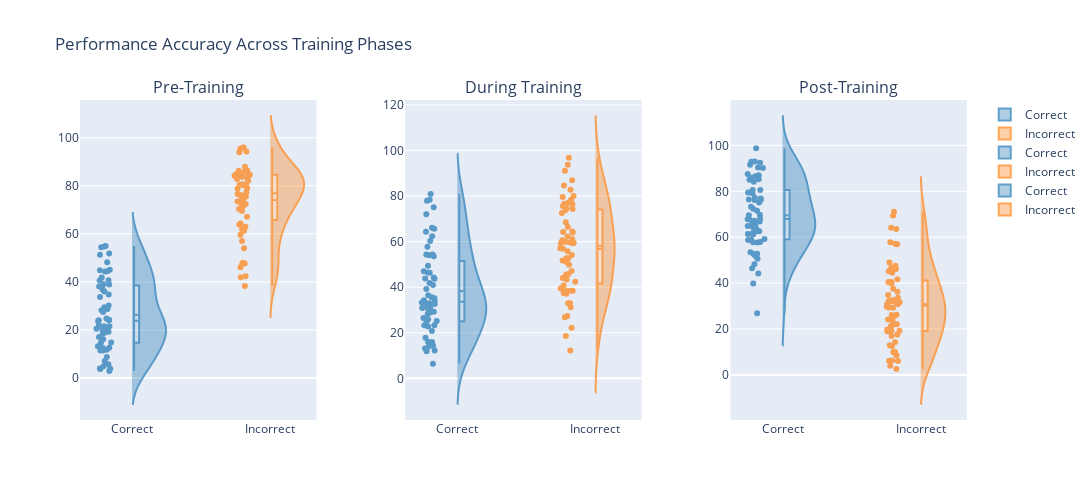
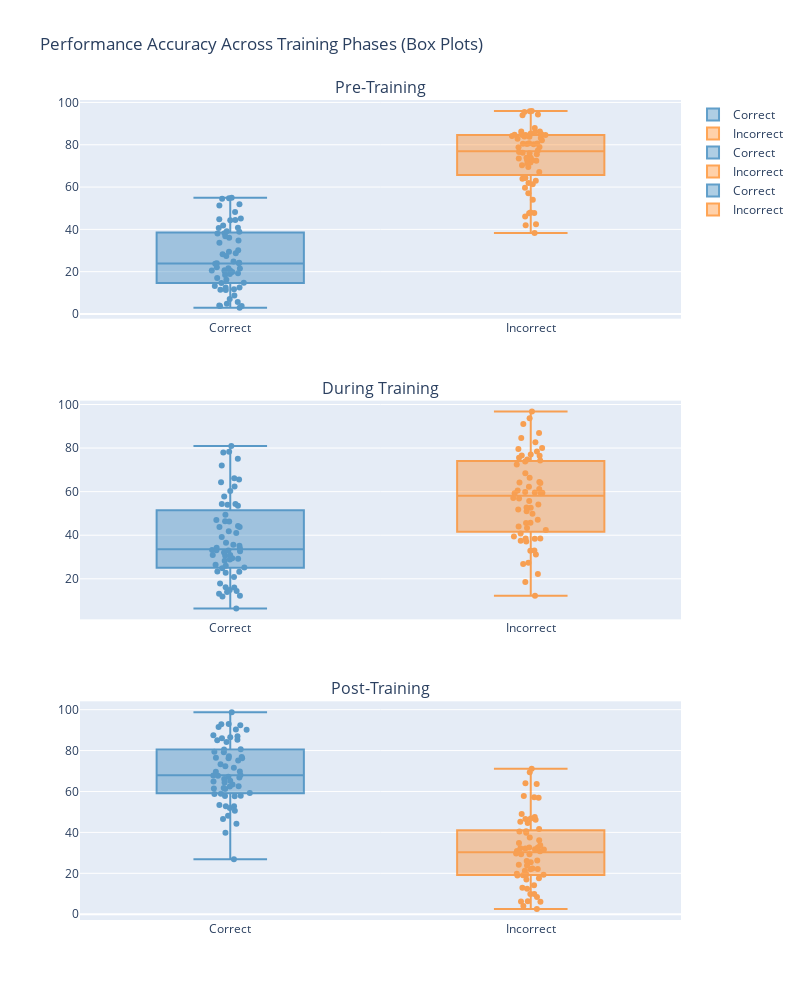

Write notebook code for charts like these, in order.
### Markdown cell above
## 5. Comparison Grid with `plot_comparison_distributions()`

Create side-by-side comparisons of distributions across multiple conditions in a grid layout.

### Code cell
# Simulate trial-by-trial variability for different experimental conditions
trial_data = {
    'Pre-Training': {
        'Correct': np.random.beta(2, 5, 60) * 100,
        'Incorrect': np.random.beta(5, 2, 60) * 100,
    },
    'During Training': {
        'Correct': np.random.beta(3, 4, 60) * 100,
        'Incorrect': np.random.beta(4, 3, 60) * 100,
    },
    'Post-Training': {
        'Correct': np.random.beta(5, 2, 60) * 100,
        'Incorrect': np.random.beta(2, 5, 60) * 100,
    },
}

# Create comparison grid with violin plots
fig = plot_comparison_distributions(
    trial_data,
    plot_type='violin',
    rows=1,
    cols=3,
    config=PlotConfig(
        title="Performance Accuracy Across Training Phases",
        ylabel="Accuracy (%)",
        figsize=(14, 5)
    ),
    showmeans=True,
    showbox=True,
    showpoints=True,
    backend='plotly'
)
fig.show()
print("✓ Comparison distributions grid created")

# Alternative: horizontal layout with box plots
fig = plot_comparison_distributions(
    trial_data,
    plot_type='box',
    rows=3,
    cols=1,
    config=PlotConfig(
        title="Performance Accuracy Across Training Phases (Box Plots)",
        xlabel="Accuracy (%)",
        figsize=(8, 10)
    ),
    backend='plotly'
)
fig.show()
print("✓ Alternative comparison distributions grid created")

### Figure 1 — Plotly figure (JSON) as saved in the notebook; plotly's stock layout.template omitted (floating-point values rounded to 4 significant figures)
{"data": [{"box": {"fillcolor": "rgba(255, 255, 255, 0.5)", "line": {"color": "#1f77b4", "width": 2}, "visible": true, "width": 0.3}, "jitter": 0.3, "marker": {"color": "#1f77b4"}, "meanline": {"color": "#1f77b4", "visible": true, "width": 2}, "name": "Correct", "opacity": 0.7, "pointpos": -0.8, "points": "all", "showlegend": true, "side": "positive", "type": "violin", "xaxis": "x", "y": [54.7, 30.13, 35.98, 38.13, 11.39, 34.72, 13.17, 54.93, 40.6, 18.9, 19.87, 22.07, 51.25, 11.39, 18.43, 3.969, 28.24, 11.71, 38.03, 27.45, 14.67, 16.14, 20.6, 12.55, 12.46, 20.7, 36.73, 28.66, 2.952, 54.45, 20.2, 23.99, 23.69, 38.86, 20.54, 51.86, 19.28, 4.864, 44.37, 48.17, 44.83, 24.0, 41.78, 21.57, 21.5, 3.811, 33.65, 39.15, 3.764, 44.41, 24.24, 5.67, 14.73, 29.39, 24.76, 17.01, 45.09, 7.067, 8.716, 40.71], "yaxis": "y"}, {"box": {"fillcolor": "rgba(255, 255, 255, 0.5)", "line": {"color": "#ff7f0e", "width": 2}, "visible": true, "width": 0.3}, "jitter": 0.3, "marker": {"color": "#ff7f0e"}, "meanline": {"color": "#ff7f0e", "visible": true, "width": 2}, "name": "Incorrect", "opacity": 0.7, "pointpos": -0.8, "points": "all", "showlegend": true, "side": "positive", "type": "violin", "xaxis": "x", "y": [72.45, 76.53, 41.96, 80.68, 54.05, 84.96, 67.12, 86.26, 80.38, 84.56, 78.97, 86.01, 61.33, 70.31, 85.28, 63.92, 95.83, 47.67, 87.96, 46.07, 77.26, 47.98, 84.62, 94.26, 84.15, 83.86, 95.47, 64.32, 82.86, 80.54, 95.99, 72.92, 73.88, 85.09, 83.75, 73.85, 47.7, 38.29, 80.47, 82.12, 84.7, 84.65, 71.59, 75.92, 86.24, 73.47, 61.92, 71.24, 69.47, 76.27, 72.68, 75.52, 42.38, 57.06, 62.99, 93.92, 78.78, 83.15, 80.24, 59.65], "yaxis": "y"}, {"box": {"fillcolor": "rgba(255, 255, 255, 0.5)", "line": {"color": "#1f77b4", "width": 2}, "visible": true, "width": 0.3}, "jitter": 0.3, "marker": {"color": "#1f77b4"}, "meanline": {"color": "#1f77b4", "visible": true, "width": 2}, "name": "Correct", "opacity": 0.7, "pointpos": -0.8, "points": "all", "showlegend": true, "side": "positive", "type": "violin", "xaxis": "x2", "y": [30.87, 35.63, 41.0, 23.33, 14.9, 33.01, 60.27, 39.21, 44.21, 33.26, 54.39, 80.91, 46.39, 35.19, 6.411, 36.51, 14.37, 26.45, 15.96, 13.94, 34.24, 17.82, 13.11, 32.66, 57.77, 54.04, 12.22, 25.15, 11.89, 25.98, 28.91, 54.32, 30.55, 33.93, 22.81, 16.12, 65.63, 62.36, 64.31, 53.58, 30.88, 20.83, 43.73, 46.97, 78.32, 77.93, 23.26, 41.87, 28.28, 66.1, 75.1, 32.07, 49.41, 46.3, 33.13, 43.82, 29.44, 24.9, 29.18, 72.05], "yaxis": "y2"}, {"box": {"fillcolor": "rgba(255, 255, 255, 0.5)", "line": {"color": "#ff7f0e", "width": 2}, "visible": true, "width": 0.3}, "jitter": 0.3, "marker": {"color": "#ff7f0e"}, "meanline": {"color": "#ff7f0e", "visible": true, "width": 2}, "name": "Incorrect", "opacity": 0.7, "pointpos": -0.8, "points": "all", "showlegend": true, "side": "positive", "type": "violin", "xaxis": "x2", "y": [56.82, 80.0, 96.74, 74.34, 62.27, 76.51, 64.23, 93.67, 51.76, 18.57, 79.55, 78.45, 64.38, 77.06, 37.5, 39.39, 12.21, 59.29, 59.8, 82.72, 61.17, 22.25, 54.1, 38.44, 59.52, 73.81, 59.23, 40.79, 42.37, 57.07, 32.9, 74.79, 76.62, 55.72, 26.78, 38.39, 72.5, 75.51, 86.88, 52.64, 64.02, 84.59, 59.65, 44.02, 52.73, 47.08, 32.94, 31.18, 51.04, 49.83, 60.54, 45.6, 91.05, 43.33, 66.43, 27.42, 38.47, 37.18, 45.71, 68.43], "yaxis": "y2"}, {"box": {"fillcolor": "rgba(255, 255, 255, 0.5)", "line": {"color": "#1f77b4", "width": 2}, "visible": true, "width": 0.3}, "jitter": 0.3, "marker": {"color": "#1f77b4"}, "meanline": {"color": "#1f77b4", "visible": true, "width": 2}, "name": "Correct", "opacity": 0.7, "pointpos": -0.8, "points": "all", "showlegend": true, "side": "positive", "type": "violin", "xaxis": "x3", "y": [66.85, 91.59, 62.38, 65.21, 76.22, 77.26, 26.91, 61.76, 85.98, 76.28, 52.82, 92.85, 75.15, 79.47, 85.32, 69.6, 73.29, 58.91, 86.53, 90.36, 52.79, 51.96, 67.64, 68.08, 79.14, 57.97, 72.4, 44.2, 85.06, 67.19, 46.53, 63.45, 90.17, 98.74, 87.53, 59.26, 57.76, 39.84, 76.9, 50.6, 93.05, 80.64, 57.72, 84.16, 71.56, 80.53, 61.4, 92.41, 64.87, 66.06, 64.45, 86.98, 69.75, 61.23, 58.82, 48.17, 53.43, 67.79, 62.56, 76.5], "yaxis": "y3"}, {"box": {"fillcolor": "rgba(255, 255, 255, 0.5)", "line": {"color": "#ff7f0e", "width": 2}, "visible": true, "width": 0.3}, "jitter": 0.3, "marker": {"color": "#ff7f0e"}, "meanline": {"color": "#ff7f0e", "visible": true, "width": 2}, "name": "Incorrect", "opacity": 0.7, "pointpos": -0.8, "points": "all", "showlegend": true, "side": "positive", "type": "violin", "xaxis": "x3", "y": [40.49, 32.58, 9.897, 41.69, 9.927, 21.21, 12.45, 22.13, 22.38, 69.45, 32.09, 4.018, 44.57, 16.93, 26.26, 12.9, 37.53, 57.21, 36.21, 33.66, 57.83, 39.85, 47.53, 63.64, 46.18, 45.17, 29.28, 30.88, 25.38, 6.311, 26.07, 29.67, 32.25, 29.32, 31.62, 46.59, 6.058, 31.82, 21.97, 34.81, 17.58, 18.92, 48.99, 8.455, 19.81, 24.17, 19.26, 71.07, 64.08, 14.22, 30.8, 32.66, 19.36, 46.82, 19.03, 6.22, 23.87, 40.52, 2.519, 56.89], "yaxis": "y3"}], "layout": {"annotations": [{"font": {"size": 16}, "showarrow": false, "text": "Pre-Training", "x": 0.1333, "xanchor": "center", "xref": "paper", "y": 1, "yanchor": "bottom", "yref": "paper"}, {"font": {"size": 16}, "showarrow": false, "text": "During Training", "x": 0.5, "xanchor": "center", "xref": "paper", "y": 1, "yanchor": "bottom", "yref": "paper"}, {"font": {"size": 16}, "showarrow": false, "text": "Post-Training", "x": 0.8667, "xanchor": "center", "xref": "paper", "y": 1, "yanchor": "bottom", "yref": "paper"}], "height": 500, "showlegend": true, "title": {"text": "Performance Accuracy Across Training Phases"}, "width": 1400, "xaxis": {"anchor": "y", "domain": [0, 0.2667]}, "xaxis2": {"anchor": "y2", "domain": [0.3667, 0.6333]}, "xaxis3": {"anchor": "y3", "domain": [0.7333, 1]}, "yaxis": {"anchor": "x", "domain": [0, 1]}, "yaxis2": {"anchor": "x2", "domain": [0, 1]}, "yaxis3": {"anchor": "x3", "domain": [0, 1]}}}

### Figure 2 — Plotly figure (JSON) as saved in the notebook; plotly's stock layout.template omitted (floating-point values rounded to 4 significant figures)
{"data": [{"boxpoints": "all", "jitter": 0.3, "marker": {"color": "#1f77b4"}, "name": "Correct", "notched": false, "opacity": 0.7, "pointpos": 0, "showlegend": true, "type": "box", "xaxis": "x", "y": [54.7, 30.13, 35.98, 38.13, 11.39, 34.72, 13.17, 54.93, 40.6, 18.9, 19.87, 22.07, 51.25, 11.39, 18.43, 3.969, 28.24, 11.71, 38.03, 27.45, 14.67, 16.14, 20.6, 12.55, 12.46, 20.7, 36.73, 28.66, 2.952, 54.45, 20.2, 23.99, 23.69, 38.86, 20.54, 51.86, 19.28, 4.864, 44.37, 48.17, 44.83, 24.0, 41.78, 21.57, 21.5, 3.811, 33.65, 39.15, 3.764, 44.41, 24.24, 5.67, 14.73, 29.39, 24.76, 17.01, 45.09, 7.067, 8.716, 40.71], "yaxis": "y"}, {"boxpoints": "all", "jitter": 0.3, "marker": {"color": "#ff7f0e"}, "name": "Incorrect", "notched": false, "opacity": 0.7, "pointpos": 0, "showlegend": true, "type": "box", "xaxis": "x", "y": [72.45, 76.53, 41.96, 80.68, 54.05, 84.96, 67.12, 86.26, 80.38, 84.56, 78.97, 86.01, 61.33, 70.31, 85.28, 63.92, 95.83, 47.67, 87.96, 46.07, 77.26, 47.98, 84.62, 94.26, 84.15, 83.86, 95.47, 64.32, 82.86, 80.54, 95.99, 72.92, 73.88, 85.09, 83.75, 73.85, 47.7, 38.29, 80.47, 82.12, 84.7, 84.65, 71.59, 75.92, 86.24, 73.47, 61.92, 71.24, 69.47, 76.27, 72.68, 75.52, 42.38, 57.06, 62.99, 93.92, 78.78, 83.15, 80.24, 59.65], "yaxis": "y"}, {"boxpoints": "all", "jitter": 0.3, "marker": {"color": "#1f77b4"}, "name": "Correct", "notched": false, "opacity": 0.7, "pointpos": 0, "showlegend": true, "type": "box", "xaxis": "x2", "y": [30.87, 35.63, 41.0, 23.33, 14.9, 33.01, 60.27, 39.21, 44.21, 33.26, 54.39, 80.91, 46.39, 35.19, 6.411, 36.51, 14.37, 26.45, 15.96, 13.94, 34.24, 17.82, 13.11, 32.66, 57.77, 54.04, 12.22, 25.15, 11.89, 25.98, 28.91, 54.32, 30.55, 33.93, 22.81, 16.12, 65.63, 62.36, 64.31, 53.58, 30.88, 20.83, 43.73, 46.97, 78.32, 77.93, 23.26, 41.87, 28.28, 66.1, 75.1, 32.07, 49.41, 46.3, 33.13, 43.82, 29.44, 24.9, 29.18, 72.05], "yaxis": "y2"}, {"boxpoints": "all", "jitter": 0.3, "marker": {"color": "#ff7f0e"}, "name": "Incorrect", "notched": false, "opacity": 0.7, "pointpos": 0, "showlegend": true, "type": "box", "xaxis": "x2", "y": [56.82, 80.0, 96.74, 74.34, 62.27, 76.51, 64.23, 93.67, 51.76, 18.57, 79.55, 78.45, 64.38, 77.06, 37.5, 39.39, 12.21, 59.29, 59.8, 82.72, 61.17, 22.25, 54.1, 38.44, 59.52, 73.81, 59.23, 40.79, 42.37, 57.07, 32.9, 74.79, 76.62, 55.72, 26.78, 38.39, 72.5, 75.51, 86.88, 52.64, 64.02, 84.59, 59.65, 44.02, 52.73, 47.08, 32.94, 31.18, 51.04, 49.83, 60.54, 45.6, 91.05, 43.33, 66.43, 27.42, 38.47, 37.18, 45.71, 68.43], "yaxis": "y2"}, {"boxpoints": "all", "jitter": 0.3, "marker": {"color": "#1f77b4"}, "name": "Correct", "notched": false, "opacity": 0.7, "pointpos": 0, "showlegend": true, "type": "box", "xaxis": "x3", "y": [66.85, 91.59, 62.38, 65.21, 76.22, 77.26, 26.91, 61.76, 85.98, 76.28, 52.82, 92.85, 75.15, 79.47, 85.32, 69.6, 73.29, 58.91, 86.53, 90.36, 52.79, 51.96, 67.64, 68.08, 79.14, 57.97, 72.4, 44.2, 85.06, 67.19, 46.53, 63.45, 90.17, 98.74, 87.53, 59.26, 57.76, 39.84, 76.9, 50.6, 93.05, 80.64, 57.72, 84.16, 71.56, 80.53, 61.4, 92.41, 64.87, 66.06, 64.45, 86.98, 69.75, 61.23, 58.82, 48.17, 53.43, 67.79, 62.56, 76.5], "yaxis": "y3"}, {"boxpoints": "all", "jitter": 0.3, "marker": {"color": "#ff7f0e"}, "name": "Incorrect", "notched": false, "opacity": 0.7, "pointpos": 0, "showlegend": true, "type": "box", "xaxis": "x3", "y": [40.49, 32.58, 9.897, 41.69, 9.927, 21.21, 12.45, 22.13, 22.38, 69.45, 32.09, 4.018, 44.57, 16.93, 26.26, 12.9, 37.53, 57.21, 36.21, 33.66, 57.83, 39.85, 47.53, 63.64, 46.18, 45.17, 29.28, 30.88, 25.38, 6.311, 26.07, 29.67, 32.25, 29.32, 31.62, 46.59, 6.058, 31.82, 21.97, 34.81, 17.58, 18.92, 48.99, 8.455, 19.81, 24.17, 19.26, 71.07, 64.08, 14.22, 30.8, 32.66, 19.36, 46.82, 19.03, 6.22, 23.87, 40.52, 2.519, 56.89], "yaxis": "y3"}], "layout": {"annotations": [{"font": {"size": 16}, "showarrow": false, "text": "Pre-Training", "x": 0.5, "xanchor": "center", "xref": "paper", "y": 1, "yanchor": "bottom", "yref": "paper"}, {"font": {"size": 16}, "showarrow": false, "text": "During Training", "x": 0.5, "xanchor": "center", "xref": "paper", "y": 0.6333, "yanchor": "bottom", "yref": "paper"}, {"font": {"size": 16}, "showarrow": false, "text": "Post-Training", "x": 0.5, "xanchor": "center", "xref": "paper", "y": 0.2667, "yanchor": "bottom", "yref": "paper"}], "height": 1000, "showlegend": true, "title": {"text": "Performance Accuracy Across Training Phases (Box Plots)"}, "width": 800, "xaxis": {"anchor": "y", "domain": [0, 1]}, "xaxis2": {"anchor": "y2", "domain": [0, 1]}, "xaxis3": {"anchor": "y3", "domain": [0, 1]}, "yaxis": {"anchor": "x", "domain": [0.7333, 1]}, "yaxis2": {"anchor": "x2", "domain": [0.3667, 0.6333]}, "yaxis3": {"anchor": "x3", "domain": [0, 0.2667]}}}
